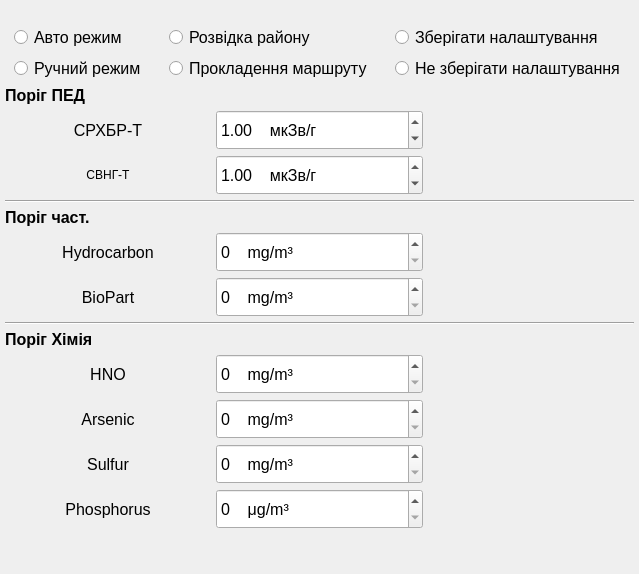
             <widget class="QWidget" name="tabThreadhold">
              <attribute name="title">
               <string>Пороги &amp;&amp; Режим</string>
              </attribute>
              <layout class="QGridLayout" name="gridLayout_20">
               <property name="leftMargin">
                <number>5</number>
               </property>
               <property name="topMargin">
                <number>5</number>
               </property>
               <property name="rightMargin">
                <number>5</number>
               </property>
               <property name="bottomMargin">
                <number>5</number>
               </property>
               <property name="spacing">
                <number>5</number>
               </property>
               <item row="0" column="0">
                <layout class="QGridLayout" name="gridLayout_14">
                 <item row="1" column="1">
                  <widget class="QFrame" name="GRbox_2">
                   <property name="sizePolicy">
                    <sizepolicy hsizetype="Preferred" vsizetype="Maximum">
                     <horstretch>0</horstretch>
                     <verstretch>0</verstretch>
                    </sizepolicy>
                   </property>
                   <layout class="QVBoxLayout" name="verticalLayout_10">
                    <property name="topMargin">
                     <number>0</number>
                    </property>
                    <property name="bottomMargin">
                     <number>0</number>
                    </property>
                    <item>
                     <widget class="QRadioButton" name="radioButtonScoutMode">
                      <property name="sizePolicy">
                       <sizepolicy hsizetype="Preferred" vsizetype="Preferred">
                        <horstretch>0</horstretch>
                        <verstretch>0</verstretch>
                       </sizepolicy>
                      </property>
                      <property name="font">
                       <font>
                        <pointsize>12</pointsize>
                        <italic>false</italic>
                        <bold>false</bold>
                       </font>
                      </property>
                      <property name="focusPolicy">
                       <enum>Qt::NoFocus</enum>
                      </property>
                      <property name="text">
                       <string>Розвідка району</string>
                      </property>
                     </widget>
                    </item>
                    <item>
                     <widget class="QRadioButton" name="radioButtonPathMode">
                      <property name="sizePolicy">
                       <sizepolicy hsizetype="Preferred" vsizetype="Preferred">
                        <horstretch>0</horstretch>
                        <verstretch>0</verstretch>
                       </sizepolicy>
                      </property>
                      <property name="font">
                       <font>
                        <pointsize>12</pointsize>
                        <italic>false</italic>
                        <bold>false</bold>
                       </font>
                      </property>
                      <property name="focusPolicy">
                       <enum>Qt::NoFocus</enum>
                      </property>
                      <property name="text">
                       <string>Прокладення маршруту</string>
                      </property>
                     </widget>
                    </item>
                   </layout>
                  </widget>
                 </item>
                 <item row="2" column="0" colspan="3">
                  <layout class="QGridLayout" name="gridLayout_16">
                   <property name="spacing">
                    <number>5</number>
                   </property>
                   <item row="5" column="0">
                    <widget class="QLabel" name="label_79">
                     <property name="font">
                      <font>
                       <pointsize>12</pointsize>
                       <italic>false</italic>
                       <bold>false</bold>
                      </font>
                     </property>
                     <property name="text">
                      <string>Hydrocarbon</string>
                     </property>
                     <property name="alignment">
                      <set>Qt::AlignCenter</set>
                     </property>
                    </widget>
                   </item>
                   <item row="1" column="0">
                    <widget class="QLabel" name="label_9">
                     <property name="font">
                      <font>
                       <pointsize>12</pointsize>
                       <italic>false</italic>
                       <bold>false</bold>
                      </font>
                     </property>
                     <property name="text">
                      <string>СРХБР-Т</string>
                     </property>
                     <property name="alignment">
                      <set>Qt::AlignCenter</set>
                     </property>
                    </widget>
                   </item>
                   <item row="2" column="0">
                    <widget class="QLabel" name="label_10">
                     <property name="text">
                      <string>СВНГ-Т</string>
                     </property>
                     <property name="alignment">
                      <set>Qt::AlignCenter</set>
                     </property>
                    </widget>
                   </item>
                   <item row="11" column="0">
                    <widget class="QLabel" name="label_77">
                     <property name="font">
                      <font>
                       <pointsize>12</pointsize>
                       <italic>false</italic>
                       <bold>false</bold>
                      </font>
                     </property>
                     <property name="text">
                      <string>Sulfur</string>
                     </property>
                     <property name="alignment">
                      <set>Qt::AlignCenter</set>
                     </property>
                    </widget>
                   </item>
                   <item row="2" column="1">
                    <widget class="QDoubleSpinBox" name="doubleSpinBoxSVAllDERThreadhold">
                     <property name="minimumSize">
                      <size>
                       <width>0</width>
                       <height>40</height>
                      </size>
                     </property>
                     <property name="font">
                      <font>
                       <pointsize>12</pointsize>
                       <italic>false</italic>
                       <bold>false</bold>
                      </font>
                     </property>
                     <property name="suffix">
                      <string>    мкЗв/г</string>
                     </property>
                     <property name="maximum">
                      <double>10000000.000000000000000</double>
                     </property>
                     <property name="singleStep">
                      <double>0.500000000000000</double>
                     </property>
                     <property name="value">
                      <double>1.000000000000000</double>
                     </property>
                    </widget>
                   </item>
                   <item row="8" column="0">
                    <widget class="QLabel" name="label_74">
                     <property name="font">
                      <font>
                       <pointsize>12</pointsize>
                       <italic>false</italic>
                       <bold>true</bold>
                      </font>
                     </property>
                     <property name="text">
                      <string>Поріг Хімія</string>
                     </property>
                    </widget>
                   </item>
                   <item row="9" column="1">
                    <widget class="QSpinBox" name="spinBoxSRHNOThreadhold">
                     <property name="minimumSize">
                      <size>
                       <width>0</width>
                       <height>40</height>
                      </size>
                     </property>
                     <property name="font">
                      <font>
                       <pointsize>12</pointsize>
                       <italic>false</italic>
                       <bold>false</bold>
                      </font>
                     </property>
                     <property name="showGroupSeparator" stdset="0">
                      <bool>false</bool>
                     </property>
                     <property name="suffix">
                      <string>    mg/m³</string>
                     </property>
                     <property name="maximum">
                      <number>1000000</number>
                     </property>
                    </widget>
                   </item>
                   <item row="6" column="1">
                    <widget class="QSpinBox" name="spinBoxSRBPThreadhold">
                     <property name="minimumSize">
                      <size>
                       <width>0</width>
                       <height>40</height>
                      </size>
                     </property>
                     <property name="font">
                      <font>
                       <pointsize>12</pointsize>
                       <italic>false</italic>
                       <bold>false</bold>
                      </font>
                     </property>
                     <property name="suffix">
                      <string>    mg/m³</string>
                     </property>
                     <property name="maximum">
                      <number>1000000</number>
                     </property>
                    </widget>
                   </item>
                   <item row="3" column="0" colspan="3">
                    <widget class="Line" name="line_6">
                     <property name="orientation">
                      <enum>Qt::Horizontal</enum>
                     </property>
                    </widget>
                   </item>
                   <item row="5" column="1">
                    <widget class="QSpinBox" name="spinBoxSRHCThreadhold">
                     <property name="minimumSize">
                      <size>
                       <width>0</width>
                       <height>40</height>
                      </size>
                     </property>
                     <property name="font">
                      <font>
                       <pointsize>12</pointsize>
                       <italic>false</italic>
                       <bold>false</bold>
                      </font>
                     </property>
                     <property name="suffix">
                      <string>    mg/m³</string>
                     </property>
                     <property name="maximum">
                      <number>1000000</number>
                     </property>
                    </widget>
                   </item>
                   <item row="0" column="0" colspan="3">
                    <widget class="QLabel" name="label_72">
                     <property name="font">
                      <font>
                       <pointsize>12</pointsize>
                       <italic>false</italic>
                       <bold>true</bold>
                      </font>
                     </property>
                     <property name="text">
                      <string>Поріг ПЕД</string>
                     </property>
                    </widget>
                   </item>
                   <item row="11" column="1">
                    <widget class="QSpinBox" name="spinBoxSRSThreadhold">
                     <property name="minimumSize">
                      <size>
                       <width>0</width>
                       <height>40</height>
                      </size>
                     </property>
                     <property name="font">
                      <font>
                       <pointsize>12</pointsize>
                       <italic>false</italic>
                       <bold>false</bold>
                      </font>
                     </property>
                     <property name="suffix">
                      <string>    mg/m³</string>
                     </property>
                     <property name="maximum">
                      <number>1000000</number>
                     </property>
                    </widget>
                   </item>
                   <item row="4" column="0">
                    <widget class="QLabel" name="label_88">
                     <property name="font">
                      <font>
                       <pointsize>12</pointsize>
                       <italic>false</italic>
                       <bold>true</bold>
                      </font>
                     </property>
                     <property name="text">
                      <string>Порiг част.</string>
                     </property>
                    </widget>
                   </item>
                   <item row="9" column="0">
                    <widget class="QLabel" name="label_75">
                     <property name="font">
                      <font>
                       <pointsize>12</pointsize>
                       <italic>false</italic>
                       <bold>false</bold>
                      </font>
                     </property>
                     <property name="text">
                      <string>HNO</string>
                     </property>
                     <property name="alignment">
                      <set>Qt::AlignCenter</set>
                     </property>
                    </widget>
                   </item>
                   <item row="10" column="0">
                    <widget class="QLabel" name="label_76">
                     <property name="font">
                      <font>
                       <pointsize>12</pointsize>
                       <italic>false</italic>
                       <bold>false</bold>
                      </font>
                     </property>
                     <property name="text">
                      <string>Arsenic</string>
                     </property>
                     <property name="alignment">
                      <set>Qt::AlignCenter</set>
                     </property>
                    </widget>
                   </item>
                   <item row="1" column="1">
                    <widget class="QDoubleSpinBox" name="doubleSpinBoxSRDERThreadhold">
                     <property name="minimumSize">
                      <size>
                       <width>0</width>
                       <height>40</height>
                      </size>
                     </property>
                     <property name="font">
                      <font>
                       <pointsize>12</pointsize>
                       <italic>false</italic>
                       <bold>false</bold>
                      </font>
                     </property>
                     <property name="alignment">
                      <set>Qt::AlignLeading|Qt::AlignLeft|Qt::AlignVCenter</set>
                     </property>
                     <property name="prefix">
                      <string/>
                     </property>
                     <property name="suffix">
                      <string>    мкЗв/г</string>
                     </property>
                     <property name="maximum">
                      <double>10000000.000000000000000</double>
                     </property>
                     <property name="singleStep">
                      <double>0.500000000000000</double>
                     </property>
                     <property name="value">
                      <double>1.000000000000000</double>
                     </property>
                    </widget>
                   </item>
                   <item row="10" column="1">
                    <widget class="QSpinBox" name="spinBoxSRAsThreadhold">
                     <property name="minimumSize">
                      <size>
                       <width>0</width>
                       <height>40</height>
                      </size>
                     </property>
                     <property name="font">
                      <font>
                       <pointsize>12</pointsize>
                       <italic>false</italic>
                       <bold>false</bold>
                      </font>
                     </property>
                     <property name="suffix">
                      <string>    mg/m³</string>
                     </property>
                     <property name="maximum">
                      <number>1000000</number>
                     </property>
                     <property name="displayIntegerBase">
                      <number>10</number>
                     </property>
                    </widget>
                   </item>
                   <item row="12" column="1">
                    <widget class="QSpinBox" name="spinBoxSRPThreadhold">
                     <property name="minimumSize">
                      <size>
                       <width>0</width>
                       <height>40</height>
                      </size>
                     </property>
                     <property name="font">
                      <font>
                       <pointsize>12</pointsize>
                       <italic>false</italic>
                       <bold>false</bold>
                      </font>
                     </property>
                     <property name="suffix">
                      <string>    μg/m³</string>
                     </property>
                     <property name="maximum">
                      <number>1000000</number>
                     </property>
                     <property name="stepType">
                      <enum>QAbstractSpinBox::DefaultStepType</enum>
                     </property>
                    </widget>
                   </item>
                   <item row="6" column="0">
                    <widget class="QLabel" name="label_80">
                     <property name="font">
                      <font>
                       <pointsize>12</pointsize>
                       <italic>false</italic>
                       <bold>false</bold>
                      </font>
                     </property>
                     <property name="text">
                      <string>BioPart</string>
                     </property>
                     <property name="alignment">
                      <set>Qt::AlignCenter</set>
                     </property>
                    </widget>
                   </item>
                   <item row="12" column="0">
                    <widget class="QLabel" name="label_78">
                     <property name="font">
                      <font>
                       <pointsize>12</pointsize>
                       <italic>false</italic>
                       <bold>false</bold>
                      </font>
                     </property>
                     <property name="text">
                      <string>Phosphorus</string>
                     </property>
                     <property name="alignment">
                      <set>Qt::AlignCenter</set>
                     </property>
                    </widget>
                   </item>
                   <item row="7" column="0" colspan="3">
                    <widget class="Line" name="line_4">
                     <property name="orientation">
                      <enum>Qt::Horizontal</enum>
                     </property>
                    </widget>
                   </item>
                   <item row="13" column="1">
                    <spacer name="verticalSpacer_32">
                     <property name="orientation">
                      <enum>Qt::Vertical</enum>
                     </property>
                     <property name="sizeType">
                      <enum>QSizePolicy::Fixed</enum>
                     </property>
                     <property name="sizeHint" stdset="0">
                      <size>
                       <width>20</width>
                       <height>40</height>
                      </size>
                     </property>
                    </spacer>
                   </item>
                  </layout>
                 </item>
                 <item row="1" column="0">
                  <widget class="QFrame" name="GRbox_1">
                   <property name="sizePolicy">
                    <sizepolicy hsizetype="Preferred" vsizetype="Maximum">
                     <horstretch>0</horstretch>
                     <verstretch>0</verstretch>
                    </sizepolicy>
                   </property>
                   <layout class="QVBoxLayout" name="verticalLayout_11">
                    <property name="topMargin">
                     <number>0</number>
                    </property>
                    <property name="bottomMargin">
                     <number>0</number>
                    </property>
                    <item>
                     <widget class="QRadioButton" name="radioButtonAutoMode">
                      <property name="sizePolicy">
                       <sizepolicy hsizetype="Preferred" vsizetype="Preferred">
                        <horstretch>0</horstretch>
                        <verstretch>0</verstretch>
                       </sizepolicy>
                      </property>
                      <property name="font">
                       <font>
                        <pointsize>12</pointsize>
                        <italic>false</italic>
                        <bold>false</bold>
                       </font>
                      </property>
                      <property name="focusPolicy">
                       <enum>Qt::NoFocus</enum>
                      </property>
                      <property name="text">
                       <string>Авто режим</string>
                      </property>
                     </widget>
                    </item>
                    <item>
                     <widget class="QRadioButton" name="radioButtonManualMode">
                      <property name="sizePolicy">
                       <sizepolicy hsizetype="Preferred" vsizetype="Preferred">
                        <horstretch>0</horstretch>
                        <verstretch>0</verstretch>
                       </sizepolicy>
                      </property>
                      <property name="font">
                       <font>
                        <pointsize>12</pointsize>
                        <italic>false</italic>
                        <bold>false</bold>
                       </font>
                      </property>
                      <property name="focusPolicy">
                       <enum>Qt::NoFocus</enum>
                      </property>
                      <property name="text">
                       <string>Ручний режим</string>
                      </property>
                     </widget>
                    </item>
                   </layout>
                  </widget>
                 </item>
                 <item row="1" column="2">
                  <widget class="QFrame" name="GRbox_3">
                   <property name="sizePolicy">
                    <sizepolicy hsizetype="Preferred" vsizetype="Maximum">
                     <horstretch>0</horstretch>
                     <verstretch>0</verstretch>
                    </sizepolicy>
                   </property>
                   <layout class="QVBoxLayout" name="verticalLayout_12">
                    <property name="topMargin">
                     <number>0</number>
                    </property>
                    <property name="bottomMargin">
                     <number>0</number>
                    </property>
                    <item>
                     <widget class="QRadioButton" name="radioButtonSaveSettingsAfterExit">
                      <property name="sizePolicy">
                       <sizepolicy hsizetype="Preferred" vsizetype="Preferred">
                        <horstretch>0</horstretch>
                        <verstretch>0</verstretch>
                       </sizepolicy>
                      </property>
                      <property name="font">
                       <font>
                        <pointsize>12</pointsize>
                        <italic>false</italic>
                        <bold>false</bold>
                       </font>
                      </property>
                      <property name="focusPolicy">
                       <enum>Qt::NoFocus</enum>
                      </property>
                      <property name="text">
                       <string>Зберігати налаштування</string>
                      </property>
                     </widget>
                    </item>
                    <item>
                     <widget class="QRadioButton" name="radioButtonDontSaveSettingsAfterExit">
                      <property name="sizePolicy">
                       <sizepolicy hsizetype="Preferred" vsizetype="Preferred">
                        <horstretch>0</horstretch>
                        <verstretch>0</verstretch>
                       </sizepolicy>
                      </property>
                      <property name="font">
                       <font>
                        <pointsize>12</pointsize>
                        <italic>false</italic>
                        <bold>false</bold>
                       </font>
                      </property>
                      <property name="focusPolicy">
                       <enum>Qt::NoFocus</enum>
                      </property>
                      <property name="text">
                       <string>Не зберігати налаштування</string>
                      </property>
                     </widget>
                    </item>
                   </layout>
                  </widget>
                 </item>
                 <item row="0" column="0" colspan="3">
                  <spacer name="verticalSpacer_36">
                   <property name="orientation">
                    <enum>Qt::Vertical</enum>
                   </property>
                   <property name="sizeType">
                    <enum>QSizePolicy::Fixed</enum>
                   </property>
                   <property name="sizeHint" stdset="0">
                    <size>
                     <width>20</width>
                     <height>20</height>
                    </size>
                   </property>
                  </spacer>
                 </item>
                </layout>
               </item>
              </layout>
             </widget>
